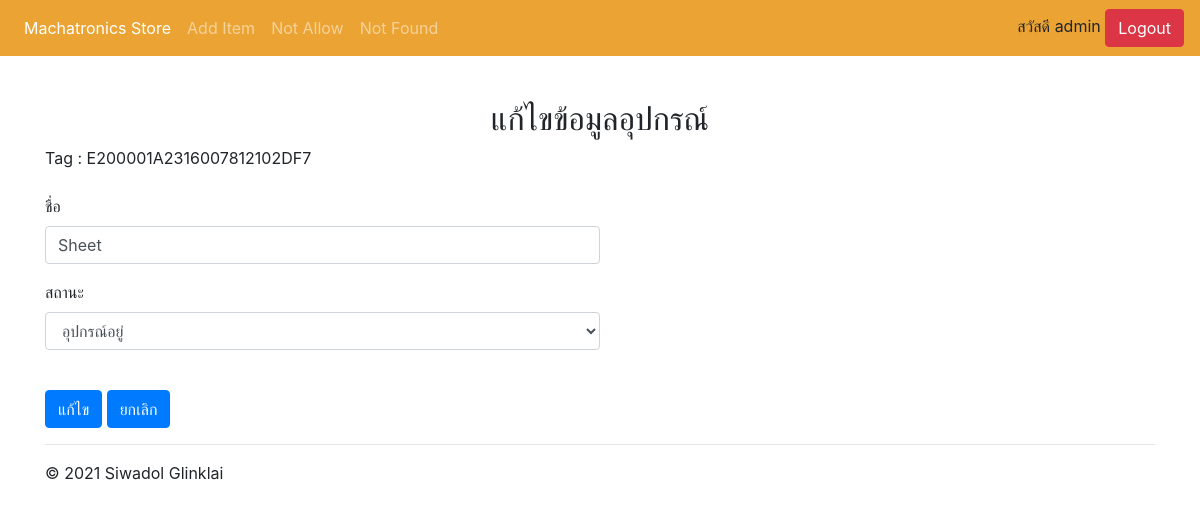
Screenshot of /edit/E200001A2316007812102DF7 (signed in) with the database file from the repository.
### WebApplication/models.py (models this page shows, shortened)
class ObjectInfo(models.Model):
    all_status = [
        ('อุปกรณ์อยู่','อุปกรณ์อยู่'),
        ('อุปกรณ์ไม่อยู่','อุปกรณ์ไม่อยู่'),
        ('กำลังดำเนินการ','กำลังดำเนินการ'),
        ('ถูกยืม','ถูกยืม'),
        ('คืนของ','คืนของ'),
    ]
    tag_id = models.CharField(max_length=200, primary_key=True)
    tag_name = models.CharField(max_length=50)
    add_date = models.DateField(auto_now_add=True)
    status = models.CharField(
        max_length=20,
        default='อยู่',
        choices=all_status
    )
    picture = models.ImageField(upload_to="ObjectInfo",null=True,blank=True)

### WebApplication/views.py (the view, shortened to what this page needs)
# urls.py: path('edit/<str:tag_id>', login_required(views.edit), name='edit'),
def edit(request,tag_id):
    objects = ObjectInfo.objects.get(tag_id=tag_id)
    return render(request, 'WebApplication/edit.html',{'objects':objects})

### templates/WebApplication/edit.html (shortened to what this page needs)
{% extends 'WebApplication/base.html' %}
{% block content %}
<h2 align="center">แก้ไขข้อมูลอุปกรณ์</h2>
<form method="POST" >
    <div class="form-group w-50">
        <label for="name">Tag : {{objects.tag_id}}</label>
    </div>
    <div class="form-group w-50">
        <label for="name">ชื่อ</label>
        <input type="text" class="form-control" name="tag_name" value="{{objects.tag_name}}">
    </div>
    <div class="form-group w-50">
        <label for="status">สถานะ</label>
        <select class="form-control" id="status" name="status" onchange="statusChange(this)">
            <option value="{{objects.status}}" selected disabled hidden>{{objects.status}}</option>
          </select>
    </div>
    <br>
    <input type="submit" value="แก้ไข" class="btn btn-primary">
    <input type="button" value="ยกเลิก" class="btn btn-primary">
{% endblock %}

### templates/WebApplication/base.html (shortened to what this page needs)
<!doctype html>
<html lang="en">
  <head>
    <link rel="stylesheet" href="https://maxcdn.bootstrapcdn.com/bootstrap/4.4.1/css/bootstrap.min.css">
    <link rel="stylesheet" href="https://cdnjs.cloudflare.com/ajax/libs/font-awesome/4.7.0/css/font-awesome.min.css">
  </head>
  <body>
    <nav class="navbar navbar-expand-md navbar-dark fixed-top" style='background-color: #eba434;'>
  <div class="collapse navbar-collapse" id="navbarsExampleDefault">
    <ul class="navbar-nav mr-auto">
      <li class="nav-item active">
        <a class="nav-link" href="{% url 'WebApplication:home' %}">Machatronics Store <span class="sr-only">(current)</span></a>
      </li>
      <li class="nav-item">
        {% if user.is_authenticated %}
          <a class="nav-link" href="{% url 'WebApplication:add' %}">Add Item</a>
        {% endif %}
      </li>
      <li class="nav-item">
        {% if user.is_authenticated %}
          <a class="nav-link" href="{% url 'WebApplication:not_allow' %}">Not Allow</a>
        {% endif %}
      </li>
      <li class="nav-item">
        {% if user.is_authenticated %}
          <a class="nav-link" href="{% url 'WebApplication:notFound' %}">Not Found</a>
        {% endif %}
      </li>
    </ul>
    <div>
      {% if user.is_authenticated %}
        สวัสดี {{user.username}}
        <a class="btn btn-danger" href="{% url 'WebApplication:logout' %}">Logout</a>
      {% endif %}
    </div>
  </div>
</nav>
<main role="main">
  <div class="container">
   {% block content %}
   {% endblock %}
    <hr>
  </div>
</main>
<footer class="container">
  <p>&copy; 2021 Siwadol Glinklai</p>
</footer>
</body>
</html>

### rows the page displays
ObjectInfo: tag_id "E200001A2316007812102DF7", tag_name "Sheet", status "อุปกรณ์อยู่"

### other values shown
{{ user.username }} "admin"
